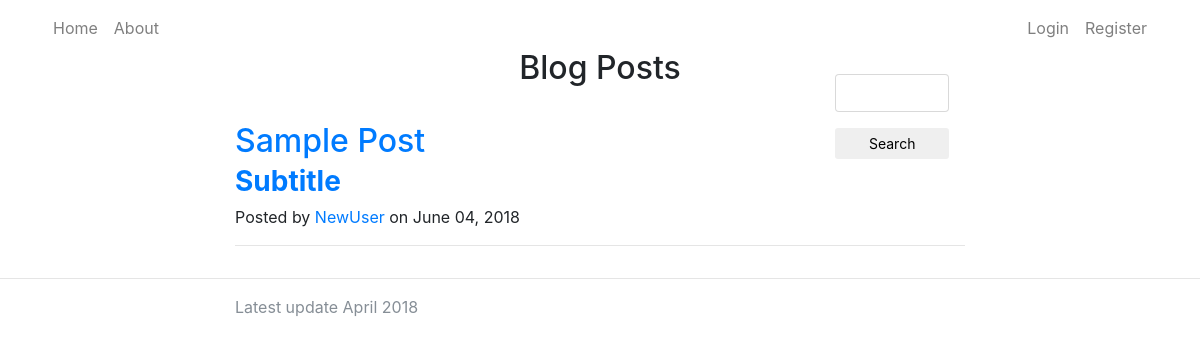
Before: / with the older database file.
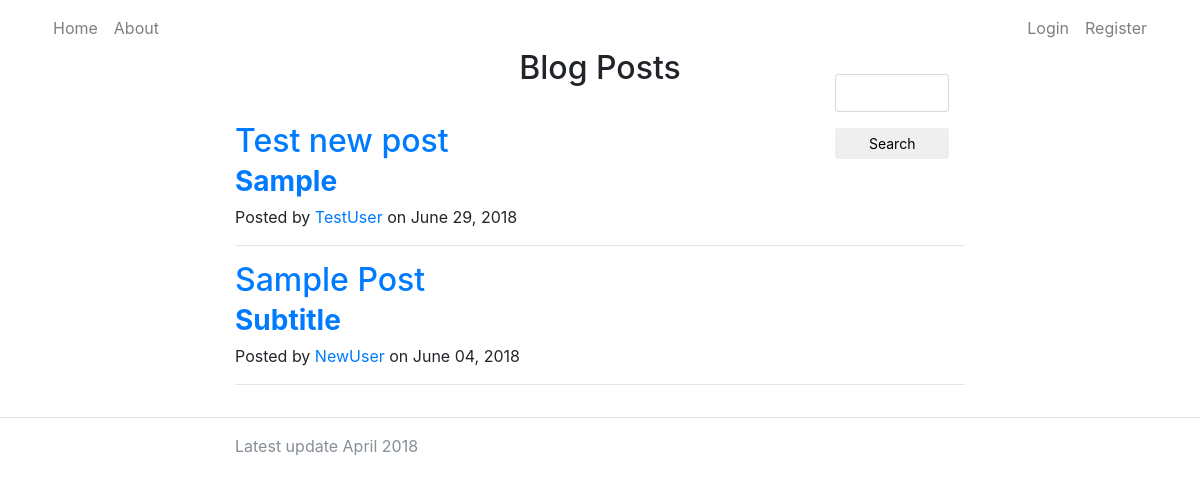
After: the same page with the newer database file.
### dbModels.py (models this page shows, shortened)
class Blogpost(db.Model):
    id = db.Column(db.Integer, primary_key=True)
    title = db.Column(db.String(50))
    topic = db.Column(db.String(50))
    author = db.Column(db.String(20))
    date_posted = db.Column(db.DateTime)
    content = db.Column(db.Text)

### routing.py (the view)
@app.route('/', methods=['GET', 'POST'])
def index():
    form = SearchForm()
    if form.validate_on_submit():
        return redirect(url_for('search', query=form.search.data))
    return render_template('index.html', posts=allPosts(), form=form)

### forms.py
class SearchForm(FlaskForm):
    search = StringField('', validators=[InputRequired()])

### routing.py (called while the page is built)
@cache.cached(timeout=20)
def allPosts():
    return Blogpost.query.order_by(Blogpost.date_posted.desc()).all()

### templates/index.html (shortened to what this page needs)
{% extends 'base.html' %}
{% block content %}
<div class="row">
  <div class="col"></div>
  <div class="col">
    <h2 id="pageTitle">
      Blog Posts
    </h2>
  </div>
  <div class="col">
    <div class="search">
      <form method="POST" action="{{ url_for('index') }}">
        {{ wtf.form_field(form.search) }}
        <button type="submit" class="btn btn-sm" id="search">Search</button>
      </form>
    </div>
  </div>
</div>
<div class="container" id="posts">
  <div class="row">
    <div class="col-lg-8 col-md-10 mx-auto">
    {% for post in posts %}
      <div class="post-preview">
        <a href="{{ url_for('post', post_id=post.id) }}">
          <h2 class="post-title">
            {{ post.title }}
          </h2>
        </a>
        <h3 class="post-subtitle">
          <a href="{{ url_for('topic', topic = post.topic) }}"><strong> {{ post.topic }} </strong></a>
        </h3>
        <p class="post-meta">Posted by
          <a href="{{ url_for('profile', username = post.author) }}">{{ post.author }}</a>
          on {{ post.date_posted.strftime('%B %d, %Y') }}</p>
      </div>
      <hr>
      {% endfor %}
    </div>
  </div>
</div>
{% endblock %}

### templates/base.html (shortened to what this page needs)
<!DOCTYPE html>
{% import "bootstrap/wtf.html" as wtf %}
<html lang="en">
  <head>
    <link href="{{ url_for('static', filename='bootstrap.min.css') }}" rel="stylesheet">
    <link href="{{ url_for('static', filename='stylesheet.css') }}" rel="stylesheet">
  </head>
  <body>
    <nav class="navbar navbar-expand-lg navbar-light fixed-top" id="mainNav">
      <div class="container">
        <div class="collapse navbar-collapse" id="navbarResponsive">
          <ul class="navbar-nav navbar-left">
            <li class="nav-item">
              <a class="nav-link" href="{{ url_for('index') }}">Home</a>
            </li>
            <li class="nav-item">
              <a class="nav-link" href="{{ url_for('about') }}">About</a>
            </li>
          </ul>
          <ul class="navbar-nav ml-auto">
            {% if session['username'] %}
              <li class="nav-item">
                <a class="nav-link" href="{{ url_for('profile', username=session['username']) }}"> {{session['username']}} </a>
              </li>
              <li class="nav-item">
                <a class="nav-link" href="{{ url_for('logout') }}">Logout</a>
              </li>
            {% else %}
              <li class="nav-item">
                <a class="nav-link" href="{{ url_for('login') }}">Login</a>
              </li>
              <li class="nav-item">
                <a class="nav-link" href="{{ url_for('register') }}">Register</a>
              </li>
            {% endif %}
          </ul>
        </div>
      </div>
    </nav>
    {% block content %}
    {% endblock %}
    <hr>
    <footer>
      <div class="container">
        <div class="row">
          <div class="col-lg-8 col-md-10 mx-auto">
            <p class="copyright text-muted"> Latest update April 2018 </p>
          </div>
        </div>
      </div>
    </footer>
  </body>
</html>

### static/stylesheet.css (style rules this page uses)
body { margin-top: 50px; }
#search { margin-left: 4%; width: 30%; }
#pageTitle { text-align: center; }
#posts { margin-top: -3%; }

Changed rows visible on the page:
added Blogpost: title "Test new post", topic "Sample", author "TestUser", date_posted "June 29, 2018"
